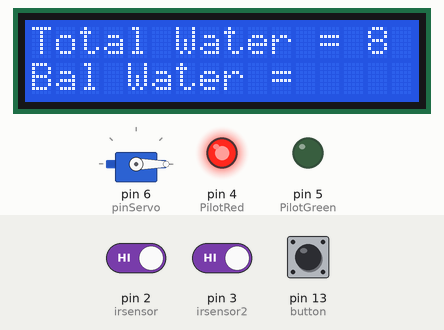
A sketch run on a simulated Arduino Uno, built with avr-gcc and run on an emulated ATmega328P. Parts: 16×2 character LCD, servo, output pins drawn as LEDs (lit = HIGH). The test bench sets the inputs (shaded band); at power-on: pin 13 (button) HIGH, pin 3 (irsensor2) HIGH, pin 2 (irsensor) HIGH.

Above: at 1.2 s.
1.3 s: pin 13 (button) pulled LOW for 0.15 s
At 1.7 s:
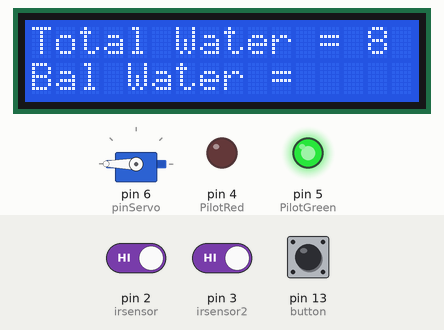
4.4 s: pin 3 (irsensor2) driven LOW
At 5.4 s:
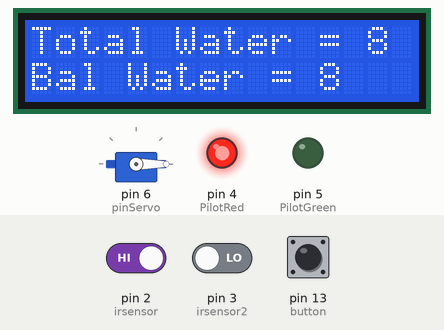
5.9 s: pin 13 (button) pulled LOW for 1 s
At 6.6 s:
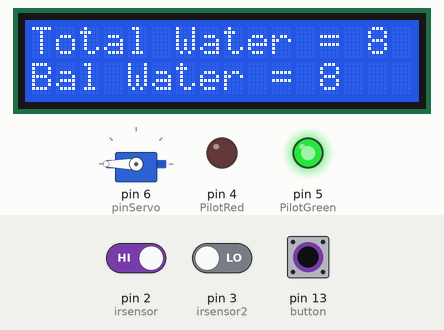
9.7 s: pin 13 (button) pulled LOW for 3.2 s
At 14.6 s:
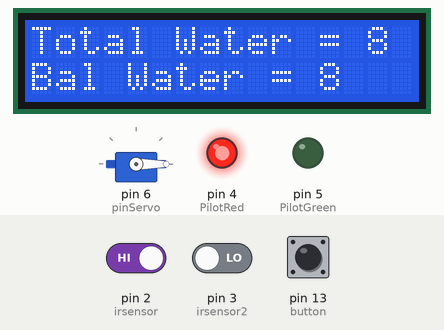
Timing chart, 0 to 16.1 s (numbered marks = the images above; inputs shaded):
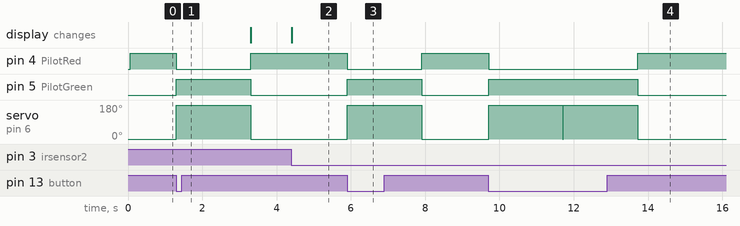

The sketch:

mini_vending_poli_dungun.ino
```cpp
// library lcd
#include <Wire.h>
#include <LiquidCrystal_I2C.h>

// servo
#include <Servo.h>

// lcd init
LiquidCrystal_I2C lcd(0x27, 16, 2);

// irsensor bawah
int irsensor = 2;
int ValueIrsensor = 0;

int irsensor2 = 3; // atas
int ValueIrsensor2 = 0;

// pilot signal
int PilotRed = 4;
int PilotGreen = 5;

int totalwater = 8;
int counterwater = 0;

// button
int button = 13;
int valuebutton = 0;

int statebutton = 0;


// var init
int Var = 0;

// servo init
Servo myservo;
int pinServo = 6;

void setup() {
  Serial.begin(9600);
  lcd.begin(); // kalu error begin tukar jd init
  lcd.backlight();
  pinMode(button, INPUT_PULLUP);
  myservo.attach(pinServo);
  pinMode(irsensor, INPUT);
  pinMode(irsensor2, INPUT);
  pinMode(PilotRed, OUTPUT);
  pinMode(PilotGreen, OUTPUT);

  myservo.write(0);

  digitalWrite(PilotRed, HIGH);
  digitalWrite(PilotGreen, LOW);

  lcd.setCursor(0, 0);
  lcd.print("Total Water = 8");
  lcd.setCursor(0, 1);
  lcd.print("Bal Water = ");

}

void loop() {
  ValueIrsensor = digitalRead(irsensor);
  ValueIrsensor2 = digitalRead(irsensor2);
  valuebutton = digitalRead(button);

  if (valuebutton == LOW && statebutton == 0){
    statebutton = 1;
    }

  if (ValueIrsensor2 == LOW){
    counterwater = totalwater;
    lcd.setCursor(12, 1);
    lcd.print("  ");
    lcd.setCursor(12, 1);
    lcd.print(counterwater);
    }

  if (ValueIrsensor == LOW){
    counterwater = counterwater - 1;
    }


  switch (Var) {
  case 0:

      if (statebutton == 1){ // masuk code card
        digitalWrite(PilotRed, LOW);
        digitalWrite(PilotGreen, HIGH);
        myservo.write(180);
        delay(2000); // 2 sec
        myservo.write(0);
        Var = 1;
        }

        // add card

//      else if (tag == "123456789"){
//        digitalWrite(PilotRed, LOW);
//        digitalWrite(PilotGreen, HIGH);
//        myservo.write(180);
//        delay(2000); // 2 sec
//        myservo.write(0);
//        Var = 1;
//        }

    break;
  case 1:
      lcd.setCursor(12, 1);
      lcd.print("  ");
      lcd.setCursor(12, 1);
      lcd.print(counterwater);
      digitalWrite(PilotRed, HIGH);
      digitalWrite(PilotGreen, LOW);
      Var = 0;
      statebutton = 0;
    break;
  }

}
```

Measured:
- after the input at 1.3 s, pin 4 (PilotRed): HIGH → LOW at once, → HIGH 2.0 s later; pin 5 (PilotGreen): LOW → HIGH at once, → LOW 2.0 s later; servo on pin 6 (pinServo): 0° → 180° at once, → 0° 2.0 s later
- after the input at 4.4 s, the display: changes at once (image 2)
- after the input at 5.9 s, pin 4 (PilotRed): HIGH → LOW at once, → HIGH 2.0 s later; pin 5 (PilotGreen): LOW → HIGH at once, → LOW 2.0 s later; servo on pin 6 (pinServo): 0° → 180° at once, → 0° 2.0 s later
- after the input at 9.7 s, pin 4 (PilotRed): HIGH → LOW at once, → HIGH 4.0 s later; pin 5 (PilotGreen): LOW → HIGH at once, → LOW 4.0 s later; servo on pin 6 (pinServo): 0° → 180° at once, → 0° 4.0 s later
